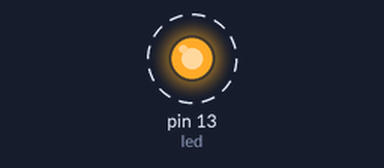
Recording of a sketch running on a simulated Arduino Uno, built with avr-gcc and run on an emulated ATmega328P. On the bench: output pins drawn as LEDs (lit = HIGH). Dashed ring = blinking. What the sketch prints to the serial monitor is not drawn.

Above: at 0.2 s.
Timing chart, 0 to 3.0 s (numbered marks = the images above):
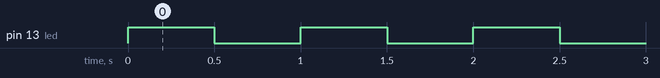

Measured:
- by itself, pin 13 (led): alternates HIGH for 0.50 s and LOW for 0.50 s

The sketch:

led.ino
```cpp
#define led 13

void setup(){
  Serial.begin(600);
  pinMode(led, OUTPUT);

  Serial.println("Bienvenidos al hola mundo.");
}

void loop(){
  digitalWrite(led, HIGH);
  Serial.println("Led encendido.");
  delay(500);
  digitalWrite(led, LOW);
  Serial.println("Led apagado");
  delay(500);
}
```
